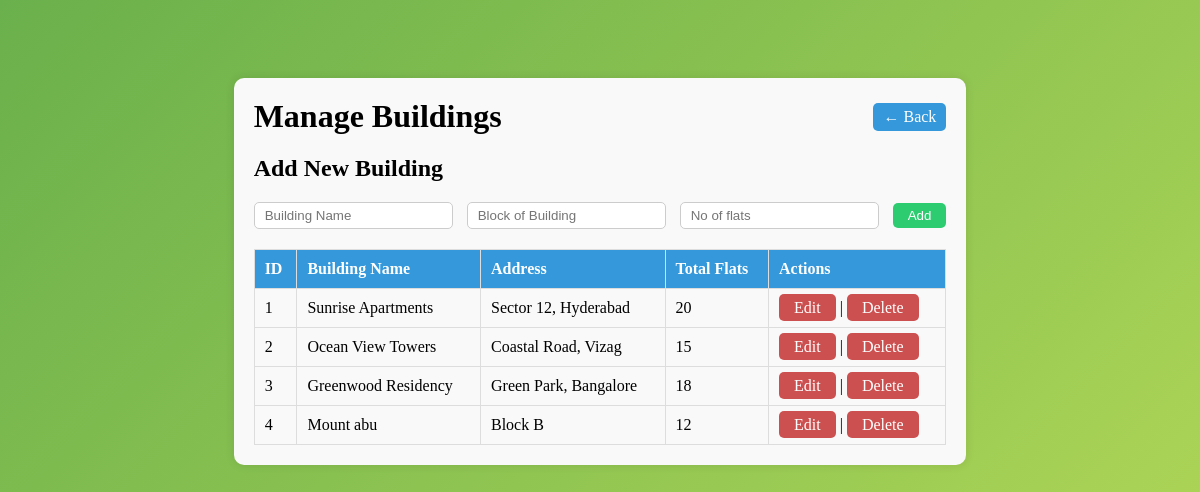
Page /users/admin/manage_buildings.php (signed in) on the committed database.
### tables this page shows
CREATE TABLE IF NOT EXISTS `building_table` (
  `building_id` int NOT NULL AUTO_INCREMENT,
  `building_name` varchar(100) NOT NULL,
  `address` varchar(255) NOT NULL,
  `total_flats` int NOT NULL,
  PRIMARY KEY (`building_id`)
);

### users/admin/manage_buildings.php (the view, shortened to what this page needs)
<?php
require('../../utils/db_conn.php');
$edit_id = isset($_GET['edit_id']) ? (int)$_GET['edit_id'] : 0;
?>
<!DOCTYPE html>
<html lang="en">
<head>
    <link rel="stylesheet" href="../../css/style_manage_buildings.css">
</head>
<body>
<div class="dashboard-container">
    <div class="header">
        <h1>Manage Buildings</h1>
        <a href="admin.php" class="back-btn">← Back</a>
    </div>
    <div class="add-building">
        <h2>Add New Building</h2>
        <form method="post" action="">
            <input type="text" name="building_name" placeholder="Building Name" required>
            <input type="text" name="address" placeholder="Block of Building" required>
            <input type="number" name="total_flats" placeholder="No of flats" required>
            <button type="submit" name="add_building">Add</button>
        </form>
    </div>
    <div class="table-container">
        <table>
            <tr>
                <th>ID</th>
                <th>Building Name</th>
                <th>Address</th>
                <th>Total Flats</th>
                <th>Actions</th>
            </tr>
            <?php
            $query = "SELECT * FROM building_table ORDER BY building_id ASC";
            $result = mysqli_query($conn, $query);
            if(mysqli_num_rows($result) > 0) {
                while($row = mysqli_fetch_assoc($result))
                {
                    if($edit_id === (int)$row['building_id'])
                    {
                        echo "<tr>
                                <form method='post' action=''>
                                <td>{$row['building_id']}<input type='hidden' name='building_id' value='{$row['building_id']}'></td>
                                <td><input type='text' name='building_name' value='".htmlspecialchars($row['building_name'])."' required></td>
                                <td><input type='text' name='address' value='".htmlspecialchars($row['address'])."' required></td>
                                <td><input type='number' name='total_flats' value='".htmlspecialchars($row['total_flats'])."' required></td>
                                <td>
                                    <button type='submit' name='update_building'>Update</button> |
                                    <a href='manage_buildings.php'>Cancel</a>
                                </td>
                                </form>
                              </tr>";
                    }
                    else
                    {
                        echo "<tr>
                                <td>{$row['building_id']}</td>
                                <td>{$row['building_name']}</td>
                                <td>{$row['address']}</td>
                                <td>{$row['total_flats']}</td>
                                <td>
                                    <a href='manage_buildings.php?edit_id={$row['building_id']}'>Edit</a> |
                                    <a href='manage_buildings.php?delete_id={$row['building_id']}' onclick=\"return confirm('Are you sure you want to delete this building?')\">Delete</a>
                                </td>
                              </tr>";
                    }
                }
            }
            else
            {
                echo "<tr><td colspan='5'>No buildings found.</td></tr>";
            }
            ?>
        </table>
    </div>
</div>
</body>
</html>

### css/style_manage_buildings.css (style rules this page uses)
body { background: linear-gradient(135deg, #6ab04c, #badc58); display: flex; justify-content: center; align-items: flex-start; min-height: 100vh; padding: 40px 0; }
.dashboard-container { max-width: 1000px; margin: 30px auto; padding: 20px; background: #f9f9f9; border-radius: 10px; box-shadow: 0 0 10px rgba(0,0,0,0.1); }
.header { display: flex; justify-content: space-between; align-items: center; margin-bottom: 20px; }
.header h1 { margin: 0; }
.back-btn { text-decoration: none; padding: 5px 10px; background: #3498db; color: #fff; border-radius: 5px; transition: 0.2s; }
.add-building { margin-bottom: 20px; }
.add-building input { padding: 5px 10px; margin-right: 10px; border-radius: 5px; border: 1px solid #ccc; }
.add-building button { padding: 5px 15px; background: #2ecc71; color: #fff; border: none; border-radius: 5px; cursor: pointer; transition: 0.2s; }
.table-container a, button { padding: 5px 15px; background: #cc5050; color: #fff; border: none; border-radius: 5px; cursor: pointer; transition: 0.2s; }
table { width: 100%; border-collapse: collapse; }
th, td { padding: 10px; border: 1px solid #ddd; text-align: left; }
th { background: #3498db; color: #fff; }
a { text-decoration: none; color: #3498db; transition: 0.2s; }

### rows in the picture
building_table: building_id "1", building_name "Sunrise Apartments", address "Sector 12, Hyderabad", total_flats "20"
building_table: building_id "2", building_name "Ocean View Towers", address "Coastal Road, Vizag", total_flats "15"
building_table: building_id "3", building_name "Greenwood Residency", address "Green Park, Bangalore", total_flats "18"
building_table: building_id "4", building_name "Mount abu", address "Block B", total_flats "12"
